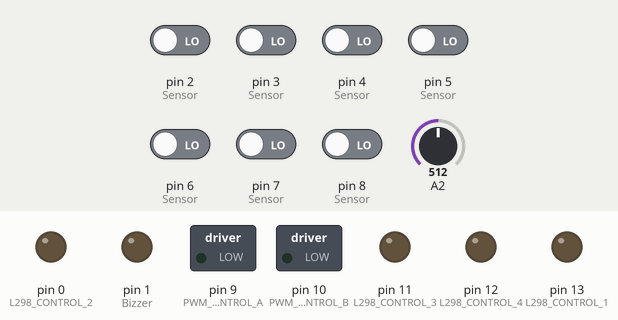
Recording of a sketch running on a simulated Arduino Uno, built with avr-gcc and run on an emulated ATmega328P. On the bench: switched loads named in the sketch (green lamp = pin HIGH), output pins drawn as LEDs (lit = HIGH). Inputs (shaded band) come from the test bench; at power-on: pin 2 (Sensor), pin 3 (Sensor), pin 4 (Sensor), pin 5 (Sensor), pin 6 (Sensor), pin 7 (Sensor), pin 8 (Sensor) LOW, A2 = 512.

Above: at 1.2 s.
1.3 s: A2 set to 210
2.8 s: A2 set to 185
At 2.88 s:
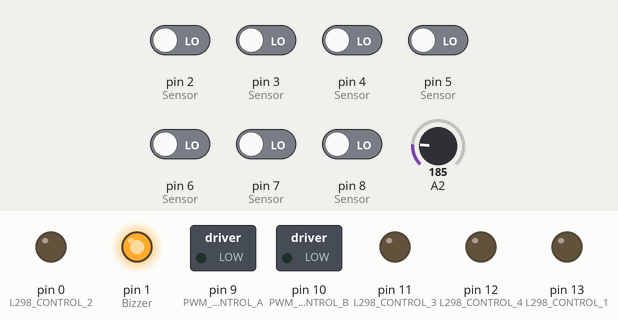
At 3.7 s:
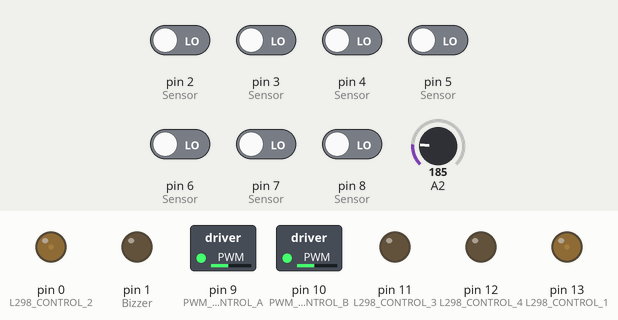
Timing chart, 0 to 5.8 s (numbered marks = the images above; inputs shaded):
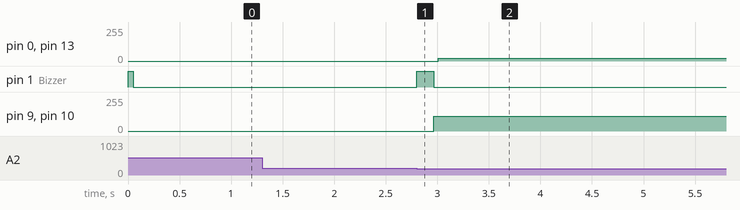

The sketch:

Ardiuno-S.ino
```cpp
// BA
int Atash = 0;
bool Biz = false;
void Atesh();
int i; // :)
bool yek;
// BB
bool R1,R2,R3,L1,L2,L3,SV;
void GahatYabi();
//BC
bool Start = false;
bool SRAST,SCHAP;
void setup() {
pinMode(1,OUTPUT); //Bizzer
pinMode(9,OUTPUT); //PWM DRIVER CONTROL A
pinMode(10,OUTPUT); //PWM DRIVER CONTROL B
pinMode(13,OUTPUT); //L298 CONTROL 1
pinMode(0,OUTPUT);  //L298 CONTROL 2
pinMode(11,OUTPUT); //L298 CONTROL 3
pinMode(12,OUTPUT); //L298 CONTROL 4

pinMode(2,INPUT); // Sensor
pinMode(3,INPUT); // Sensor
pinMode(4,INPUT); // Sensor
pinMode(5,INPUT); // Sensor
pinMode(6,INPUT); // Sensor
pinMode(7,INPUT); // Sensor
pinMode(8,INPUT); // Sensor

digitalWrite(1,true);
delay(50);
digitalWrite(1,false);
}

void loop() {
    Atesh();
    GahatYabi();

}
void GahatYabi(){
  Mach();
  analogWrite(9,110);
  analogWrite(10,110);
  if(SV == false){
    GOLO();
    if(R1 == false && L1 == false){
      STOP();
    }
  }
  while(SV == true){
    Mach();
    if(R3 == false){
      analogWrite(9,80);
      analogWrite(10,80);
      RAST();
    }
     if(R2 == false){
      analogWrite(9,100);
      analogWrite(10,100);
      RAST();
    }
     if(R1 == false)SRAST = true;
     while(SRAST == true){
      analogWrite(9,130);
      analogWrite(10,130);
      RAST();
      if(L1 == true ){
        SRAST = false;
        delay(1);
      }
     }
    if(L3 == false){
      analogWrite(9,80);
      analogWrite(10,80);
      CHAP();
    }
     if(L2 == false){
      analogWrite(9,100);
      analogWrite(10,100);
      CHAP();
    }
     if(L1 == false)SCHAP = true;
     while(SCHAP == true){
      analogWrite(9,130);
      analogWrite(10,130);
      CHAP();
      if(R1 == true ){
        SCHAP = false;
        delay(1);
      }
     }
  }
}
void Mach(){
  R1 = digitalRead(8);
  L2 = digitalRead(2);
  L1 = digitalRead(3);
  L3 = digitalRead(4);
  SV = digitalRead(5);
  R2 = digitalRead(6);
  R3 = digitalRead(7);
}
void Atesh(){
  Atash = analogRead(A2);
    while(Atash > 200){
    STOP();
    Biz = true;
    Atash = analogRead(A2);
  }
  if (Biz == true){
    for ( ; i < 165 ; i++){
      digitalWrite(1,HIGH);
      delay(1);
    }
    if( i > 163){
       digitalWrite(1,LOW);
       i = 0;
       Biz = false;
       yek = false;
    }
  }

}
void GOLO(){
  digitalWrite(0,HIGH);
  digitalWrite(12,LOW);
  digitalWrite(13,HIGH);
  digitalWrite(11,LOW);
}
void RAST(){
  digitalWrite(0,HIGH);
  digitalWrite(12,LOW);

  digitalWrite(13,LOW);
  digitalWrite(11,HIGH);
}
void CHAP(){
  digitalWrite(0,LOW);
  digitalWrite(12,HIGH);
  digitalWrite(13,HIGH);
  digitalWrite(11,LOW);
}
void STOP(){
  digitalWrite(0,LOW);
  digitalWrite(12,LOW);

  digitalWrite(13,LOW);
  digitalWrite(11,LOW);
}
void BACK(){
  digitalWrite(0,LOW);
  digitalWrite(12,HIGH);

  digitalWrite(13,LOW);
  digitalWrite(11,HIGH);
}
```

Measured:
- the behaviour switches between 201 and 200 on A2 (found by bisection; images 0 and 1)
- after the input at 1.3 s, every drawn part: stays the same
- after the input at 2.8 s, pin 0 (L298_CONTROL_2), pin 13 (L298_CONTROL_1): 0/255 → 21/255 after 0.21 s; pin 1 (Bizzer): LOW → HIGH at once, → LOW 0.17 s later; pin 9 (PWM_DRIVER_CONTROL_A), pin 10 (PWM_DRIVER_CONTROL_B): 0/255 → 110/255 after 0.17 s
